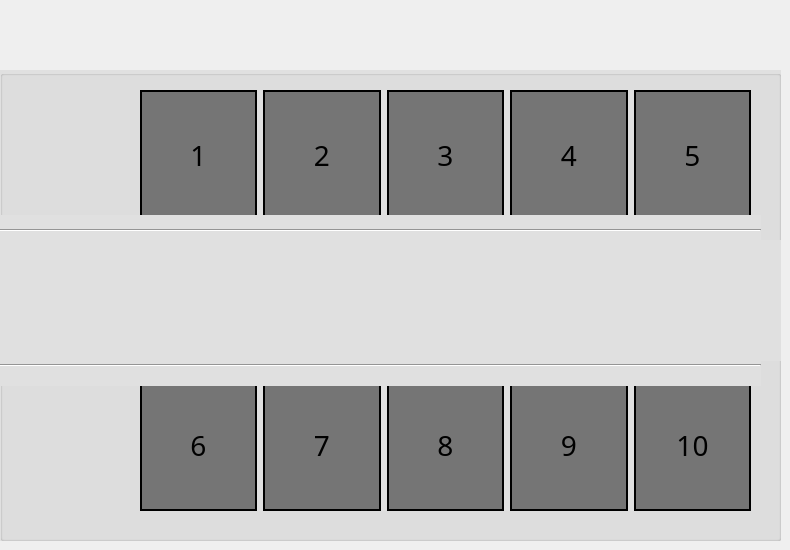
      <widget class="QWidget" name="Piso2">
       <property name="enabled">
        <bool>true</bool>
       </property>
       <property name="styleSheet">
        <string notr="true"/>
       </property>
       <attribute name="icon">
        <iconset>
         <normaloff>../Estacionamiento/Imagenes/piso2.png</normaloff>../Estacionamiento/Imagenes/piso2.png</iconset>
       </attribute>
       <attribute name="title">
        <string/>
       </attribute>
       <widget class="QGroupBox" name="groupBox_9">
        <property name="geometry">
         <rect>
          <x>0</x>
          <y>70</y>
          <width>781</width>
          <height>471</height>
         </rect>
        </property>
        <property name="styleSheet">
         <string notr="true">background-color: #e0e0e0;</string>
        </property>
        <property name="title">
         <string/>
        </property>
        <widget class="QWidget" name="horizontalLayoutWidget_21">
         <property name="geometry">
          <rect>
           <x>140</x>
           <y>20</y>
           <width>611</width>
           <height>131</height>
          </rect>
         </property>
         <layout class="QHBoxLayout" name="Arriba_2">
          <item>
           <layout class="QGridLayout" name="FG_15">
            <item row="0" column="3">
             <widget class="QPushButton" name="Piso2num4">
              <property name="sizePolicy">
               <sizepolicy hsizetype="Minimum" vsizetype="Minimum">
                <horstretch>0</horstretch>
                <verstretch>0</verstretch>
               </sizepolicy>
              </property>
              <property name="minimumSize">
               <size>
                <width>0</width>
                <height>90</height>
               </size>
              </property>
              <property name="font">
               <font>
                <family>rubik</family>
                <pointsize>-1</pointsize>
               </font>
              </property>
              <property name="styleSheet">
               <string notr="true">QPushButton{
	background-color: #757575;
	border: 2px solid black;
	font-size:28px;

}</string>
              </property>
              <property name="text">
               <string>4</string>
              </property>
             </widget>
            </item>
            <item row="0" column="4">
             <widget class="QPushButton" name="Piso2num5">
              <property name="sizePolicy">
               <sizepolicy hsizetype="Minimum" vsizetype="Minimum">
                <horstretch>0</horstretch>
                <verstretch>0</verstretch>
               </sizepolicy>
              </property>
              <property name="minimumSize">
               <size>
                <width>0</width>
                <height>90</height>
               </size>
              </property>
              <property name="font">
               <font>
                <family>rubik</family>
                <pointsize>-1</pointsize>
               </font>
              </property>
              <property name="styleSheet">
               <string notr="true">QPushButton{
	background-color: #757575;
	border: 2px solid black;
	font-size:28px;

}</string>
              </property>
              <property name="text">
               <string>5</string>
              </property>
             </widget>
            </item>
            <item row="0" column="0">
             <widget class="QPushButton" name="Piso2num1">
              <property name="sizePolicy">
               <sizepolicy hsizetype="Minimum" vsizetype="Minimum">
                <horstretch>0</horstretch>
                <verstretch>0</verstretch>
               </sizepolicy>
              </property>
              <property name="minimumSize">
               <size>
                <width>0</width>
                <height>90</height>
               </size>
              </property>
              <property name="font">
               <font>
                <family>rubik</family>
                <pointsize>-1</pointsize>
               </font>
              </property>
              <property name="styleSheet">
               <string notr="true">QPushButton{
	background-color: #757575;
	border: 2px solid black;
	font-size:28px;

}</string>
              </property>
              <property name="text">
               <string>1</string>
              </property>
             </widget>
            </item>
            <item row="0" column="1">
             <widget class="QPushButton" name="Piso2num2">
              <property name="sizePolicy">
               <sizepolicy hsizetype="Minimum" vsizetype="Minimum">
                <horstretch>0</horstretch>
                <verstretch>0</verstretch>
               </sizepolicy>
              </property>
              <property name="minimumSize">
               <size>
                <width>0</width>
                <height>90</height>
               </size>
              </property>
              <property name="font">
               <font>
                <family>rubik</family>
                <pointsize>-1</pointsize>
               </font>
              </property>
              <property name="styleSheet">
               <string notr="true">QPushButton{
	background-color: #757575;
	border: 2px solid black;
	font-size:28px;

}</string>
              </property>
              <property name="text">
               <string>2</string>
              </property>
             </widget>
            </item>
            <item row="0" column="2">
             <widget class="QPushButton" name="Piso2num3">
              <property name="sizePolicy">
               <sizepolicy hsizetype="Minimum" vsizetype="Minimum">
                <horstretch>0</horstretch>
                <verstretch>0</verstretch>
               </sizepolicy>
              </property>
              <property name="minimumSize">
               <size>
                <width>0</width>
                <height>90</height>
               </size>
              </property>
              <property name="font">
               <font>
                <family>rubik</family>
                <pointsize>-1</pointsize>
               </font>
              </property>
              <property name="styleSheet">
               <string notr="true">QPushButton{
	background-color: #757575;
	border: 2px solid black;
	font-size:28px;

}</string>
              </property>
              <property name="text">
               <string>3</string>
              </property>
             </widget>
            </item>
           </layout>
          </item>
         </layout>
        </widget>
        <widget class="QWidget" name="horizontalLayoutWidget_22">
         <property name="geometry">
          <rect>
           <x>140</x>
           <y>310</y>
           <width>611</width>
           <height>131</height>
          </rect>
         </property>
         <layout class="QHBoxLayout" name="Abajo_2">
          <item>
           <layout class="QGridLayout" name="FG_16">
            <item row="0" column="3">
             <widget class="QPushButton" name="Piso2num9">
              <property name="sizePolicy">
               <sizepolicy hsizetype="Minimum" vsizetype="Minimum">
                <horstretch>0</horstretch>
                <verstretch>0</verstretch>
               </sizepolicy>
              </property>
              <property name="minimumSize">
               <size>
                <width>0</width>
                <height>90</height>
               </size>
              </property>
              <property name="font">
               <font>
                <family>rubik</family>
                <pointsize>-1</pointsize>
               </font>
              </property>
              <property name="styleSheet">
               <string notr="true">QPushButton{
	background-color: #757575;
	border: 2px solid black;
	font-size:28px;

}</string>
              </property>
              <property name="text">
               <string>9</string>
              </property>
             </widget>
            </item>
            <item row="0" column="0">
             <widget class="QPushButton" name="Piso2num6">
              <property name="sizePolicy">
               <sizepolicy hsizetype="Minimum" vsizetype="Minimum">
                <horstretch>0</horstretch>
                <verstretch>0</verstretch>
               </sizepolicy>
              </property>
              <property name="minimumSize">
               <size>
                <width>0</width>
                <height>90</height>
               </size>
              </property>
              <property name="font">
               <font>
                <family>rubik</family>
                <pointsize>-1</pointsize>
               </font>
              </property>
              <property name="styleSheet">
               <string notr="true">QPushButton{
	background-color: #757575;
	border: 2px solid black;
	font-size:28px;

}</string>
              </property>
              <property name="text">
               <string>6</string>
              </property>
             </widget>
            </item>
            <item row="0" column="1">
             <widget class="QPushButton" name="Piso2num7">
              <property name="sizePolicy">
               <sizepolicy hsizetype="Minimum" vsizetype="Minimum">
                <horstretch>0</horstretch>
                <verstretch>0</verstretch>
               </sizepolicy>
              </property>
              <property name="minimumSize">
               <size>
                <width>0</width>
                <height>90</height>
               </size>
              </property>
              <property name="font">
               <font>
                <family>rubik</family>
                <pointsize>-1</pointsize>
               </font>
              </property>
              <property name="styleSheet">
               <string notr="true">QPushButton{
	background-color: #757575;
	border: 2px solid black;
	font-size:28px;

}</string>
              </property>
              <property name="text">
               <string>7</string>
              </property>
             </widget>
            </item>
            <item row="0" column="2">
             <widget class="QPushButton" name="Piso2num8">
              <property name="sizePolicy">
               <sizepolicy hsizetype="Minimum" vsizetype="Minimum">
                <horstretch>0</horstretch>
                <verstretch>0</verstretch>
               </sizepolicy>
              </property>
              <property name="minimumSize">
               <size>
                <width>0</width>
                <height>90</height>
               </size>
              </property>
              <property name="font">
               <font>
                <family>rubik</family>
                <pointsize>-1</pointsize>
               </font>
              </property>
              <property name="styleSheet">
               <string notr="true">QPushButton{
	background-color: #757575;
	border: 2px solid black;
	font-size:28px;

}</string>
              </property>
              <property name="text">
               <string>8</string>
              </property>
             </widget>
            </item>
            <item row="0" column="4">
             <widget class="QPushButton" name="Piso2num10">
              <property name="sizePolicy">
               <sizepolicy hsizetype="Minimum" vsizetype="Minimum">
                <horstretch>0</horstretch>
                <verstretch>0</verstretch>
               </sizepolicy>
              </property>
              <property name="minimumSize">
               <size>
                <width>0</width>
                <height>90</height>
               </size>
              </property>
              <property name="font">
               <font>
                <family>rubik</family>
                <pointsize>-1</pointsize>
               </font>
              </property>
              <property name="styleSheet">
               <string notr="true">QPushButton{
	background-color: #757575;
	border: 2px solid black;
	font-size:28px;

}</string>
              </property>
              <property name="text">
               <string>10</string>
              </property>
             </widget>
            </item>
           </layout>
          </item>
         </layout>
        </widget>
        <widget class="QWidget" name="horizontalLayoutWidget_23">
         <property name="geometry">
          <rect>
           <x>0</x>
           <y>170</y>
           <width>971</width>
           <height>121</height>
          </rect>
         </property>
         <layout class="QHBoxLayout" name="Road_2">
          <item>
           <widget class="QLabel" name="label_17">
            <property name="styleSheet">
             <string notr="true">border-image: url(:/Imagenes/carretera1.png);</string>
            </property>
            <property name="text">
             <string/>
            </property>
           </widget>
          </item>
         </layout>
        </widget>
        <widget class="Line" name="line_9">
         <property name="geometry">
          <rect>
           <x>0</x>
           <y>145</y>
           <width>761</width>
           <height>31</height>
          </rect>
         </property>
         <property name="orientation">
          <enum>Qt::Horizontal</enum>
         </property>
        </widget>
        <widget class="Line" name="line_10">
         <property name="geometry">
          <rect>
           <x>0</x>
           <y>275</y>
           <width>761</width>
           <height>41</height>
          </rect>
         </property>
         <property name="orientation">
          <enum>Qt::Horizontal</enum>
         </property>
        </widget>
       </widget>
      </widget>
